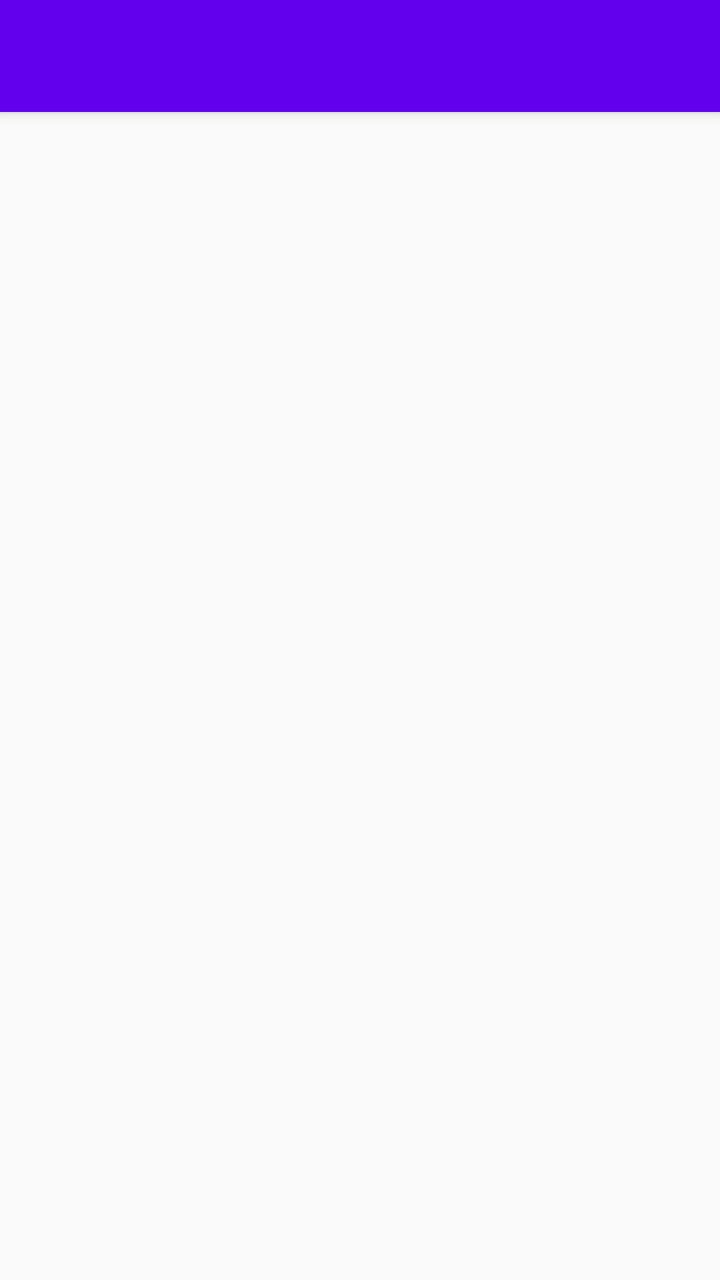
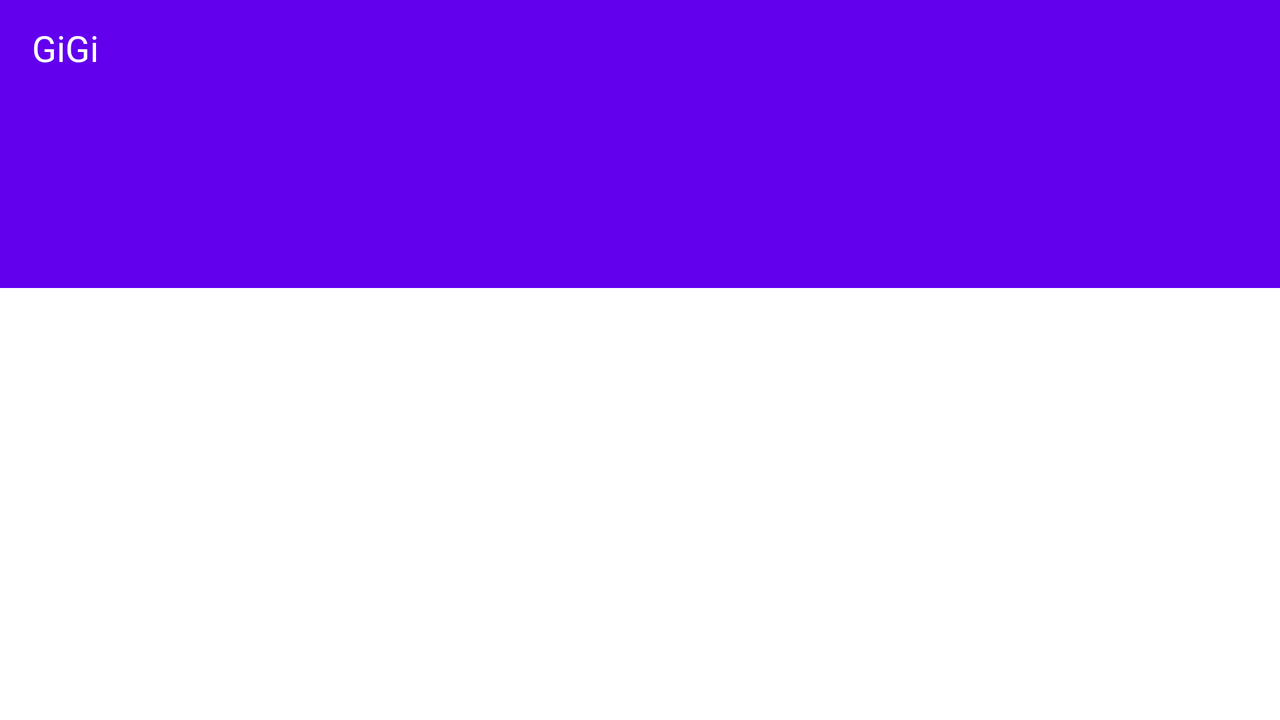

First picture: res/layout/ on a phone held upright. Second picture: the repository's own variant of that layout, on a device whose configuration matches the variant's folder. Source for both follows.
<!-- AndroidManifest.xml: application theme AppTheme -->
<!-- res/layout/activity_hedgehog_detail.xml -->
<?xml version="1.0" encoding="utf-8"?>
<android.support.design.widget.CoordinatorLayout xmlns:android="http://schemas.android.com/apk/res/android"
    xmlns:app="http://schemas.android.com/apk/res-auto"
    xmlns:tools="http://schemas.android.com/tools"
    android:layout_width="match_parent"
    android:layout_height="match_parent"
    android:fitsSystemWindows="true"
    tools:context=".HedgehogDetailActivity">

    <android.support.design.widget.AppBarLayout
        android:layout_width="match_parent"
        android:layout_height="wrap_content"
        android:elevation="@dimen/appbar_elevation"
        android:theme="@style/AppTheme.AppBarOverlay">

        <android.support.v7.widget.Toolbar
            android:id="@+id/toolbar"
            android:layout_width="match_parent"
            android:layout_height="?attr/actionBarSize"
            android:background="?attr/colorPrimary"
            app:popupTheme="@style/AppTheme.PopupOverlay" />
    </android.support.design.widget.AppBarLayout>

    <FrameLayout
        android:id="@+id/hedgehog_detail_container"
        android:layout_width="match_parent"
        android:layout_height="match_parent"
        app:layout_behavior="@string/appbar_scrolling_view_behavior" />
</android.support.design.widget.CoordinatorLayout>
<!-- resources referenced by this layout -->
<resources>
  <dimen name="appbar_elevation">4dp</dimen>
  <style name="AppTheme.AppBarOverlay" parent="ThemeOverlay.AppCompat.Dark.ActionBar">
          <item name="colorPrimary">@color/colorPrimary</item>
          <item name="colorPrimaryDark">@color/colorPrimaryDark</item>
          <item name="colorAccent">@color/colorAccent</item>
      </style>
  <style name="AppTheme.PopupOverlay" parent="ThemeOverlay.AppCompat.Light" />
  <style name="AppTheme" parent="Theme.AppCompat.Light.DarkActionBar">
          
          <item name="colorPrimary">@color/colorPrimary</item>
          <item name="colorPrimaryDark">@color/colorPrimaryDark</item>
          <item name="colorAccent">@color/colorAccent</item>
          <item name="android:textColor">@color/color_default_text</item>
      </style>
  <color name="color_default_text">#262626</color>
</resources>
<!-- res/layout-land/activity_hedgehog_detail.xml (the repository's variant of the layout above) -->
<!-- drawn on the phone turned sideways -->
<?xml version="1.0" encoding="utf-8"?>
<android.support.design.widget.CoordinatorLayout xmlns:android="http://schemas.android.com/apk/res/android"
    xmlns:app="http://schemas.android.com/apk/res-auto"
    xmlns:tools="http://schemas.android.com/tools"
    android:layout_width="match_parent"
    android:layout_height="match_parent"
    android:background="@android:color/white"
    android:fitsSystemWindows="true"
    tools:context=".HedgehogDetailActivity">

    <android.support.design.widget.AppBarLayout
        android:layout_width="match_parent"
        android:layout_height="wrap_content"
        android:elevation="@dimen/appbar_elevation"
        android:fitsSystemWindows="true"
        android:theme="@style/AppTheme.AppBarOverlay">

        <android.support.design.widget.CollapsingToolbarLayout
            android:id="@+id/collapsing_toolbar"
            android:layout_width="match_parent"
            android:layout_height="144dp"
            android:fitsSystemWindows="true"
            app:contentScrim="?attr/colorPrimary"
            app:layout_collapseMode="parallax"
            app:layout_scrollFlags="scroll|enterAlwaysCollapsed">

            <android.support.v7.widget.Toolbar
                android:id="@+id/toolbar"
                android:layout_width="match_parent"
                android:layout_height="?attr/actionBarSize"
                android:background="?attr/colorPrimary"
                app:layout_collapseMode="pin"
                app:popupTheme="@style/AppTheme.PopupOverlay">

                <TextView
                    android:id="@+id/title"
                    android:layout_width="match_parent"
                    android:layout_height="wrap_content"
                    android:text="GiGi"
                    android:textColor="@android:color/white"
                    android:textSize="18sp" />
            </android.support.v7.widget.Toolbar>
        </android.support.design.widget.CollapsingToolbarLayout>
    </android.support.design.widget.AppBarLayout>

    <android.support.v4.widget.NestedScrollView
        android:layout_width="match_parent"
        android:layout_height="wrap_content"
        android:fitsSystemWindows="true"
        app:behavior_overlapTop="64dp"
        app:layout_behavior="@string/appbar_scrolling_view_behavior">

        <FrameLayout
            android:id="@+id/hedgehog_detail_container"
            android:layout_width="360dp"
            android:layout_height="wrap_content"
            android:layout_gravity="center_horizontal"
            android:elevation="@dimen/appbar_elevation"
            android:fitsSystemWindows="true" />
    </android.support.v4.widget.NestedScrollView>
</android.support.design.widget.CoordinatorLayout>
